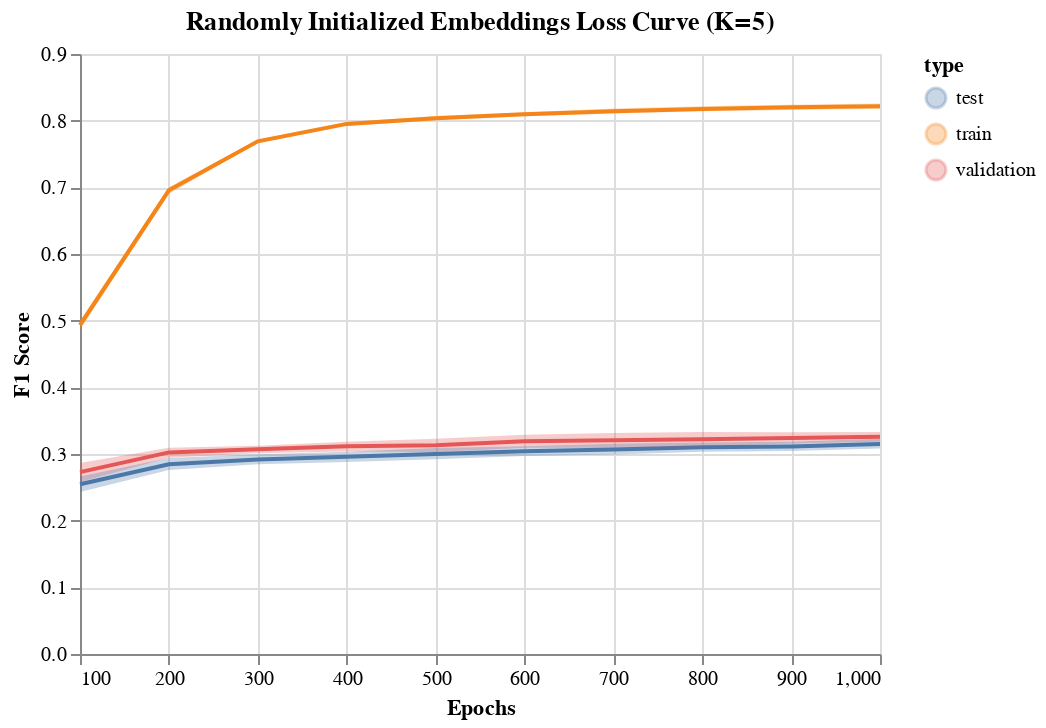

The notebook cell saved with this chart:
### Code cell
line = alt.Chart(validation_results[(validation_results.model == 'Randomly Initialized Embeddings') & (validation_results.hidden_neurons == 200) & (validation_results.dropout == 0.0)]).mark_line().encode(
    x=alt.X('epochs'),
    y=alt.Y('mean(f1)'),
    color=alt.Color('type')
)

band = alt.Chart(validation_results[(validation_results.model == 'Randomly Initialized Embeddings') & (validation_results.hidden_neurons == 200) & (validation_results.dropout == 0.0)]).mark_errorband(extent='ci').encode(
    x=alt.X('epochs', title='Epochs'),
    y=alt.Y('f1', title='F1 Score'),
    color=alt.Color('type')
)

(line + band).properties(title='Randomly Initialized Embeddings Loss Curve (K=5)')

### Figure 1 — Vega-Lite specification as saved in the notebook (floating-point values rounded to 4 significant figures; data arrays with more than 128 entries replaced by an {"elided": "..."} marker saying what was removed)
{"config": {"view": {"continuousWidth": 400, "continuousHeight": 300}}, "layer": [{"data": {"name": "data-1f1dd15111459471ea8d5692576362b4"}, "mark": "line", "encoding": {"color": {"field": "type", "type": "nominal"}, "x": {"field": "epochs", "type": "quantitative"}, "y": {"aggregate": "mean", "field": "f1", "type": "quantitative"}}}, {"data": {"name": "data-1f1dd15111459471ea8d5692576362b4"}, "mark": {"type": "errorband", "extent": "ci"}, "encoding": {"color": {"field": "type", "type": "nominal"}, "x": {"field": "epochs", "title": "Epochs", "type": "quantitative"}, "y": {"field": "f1", "title": "F1 Score", "type": "quantitative"}}}], "title": "Randomly Initialized Embeddings Loss Curve (K=5)", "$schema": "https://vega.github.io/schema/vega-lite/v4.17.0.json", "datasets": {"data-1f1dd15111459471ea8d5692576362b4": {"elided": "300 records"}}}
